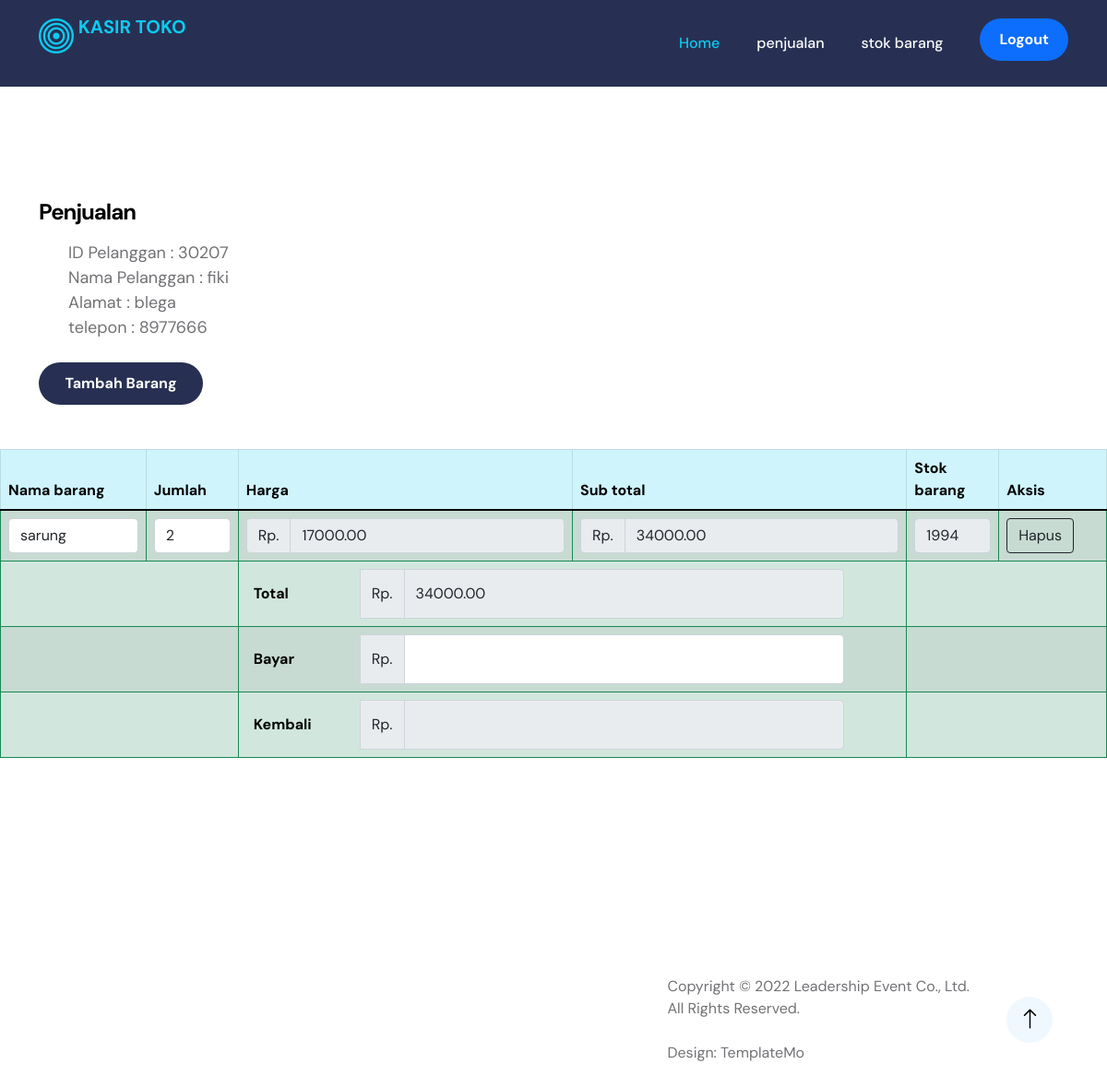
/petugas/detail_penjualan_v.php?id_pelanggan=30207 (signed in), run on the app's committed database.
### tables this page shows
CREATE TABLE `tb_penjualan` (
  `id_penjualan` int(11) NOT NULL,
  `tgl_penjualan` date NOT NULL,
  `total` decimal(10,2) NOT NULL,
  `id_pelanggan` int(11) NOT NULL,
  `id_login` int(11) NOT NULL
);

CREATE TABLE `tb_pelanggan` (
  `id_pelanggan` int(11) NOT NULL,
  `nama_pelanggan` varchar(50) NOT NULL,
  `alamat_pelanggan` text NOT NULL,
  `telepon_pelanggan` varchar(20) NOT NULL
);

CREATE TABLE `tb_detail_penjualan` (
  `id_detail_penjualan` int(11) NOT NULL,
  `id_penjualan` int(11) NOT NULL,
  `id_barang` int(11) NOT NULL,
  `jumlah_barang` int(11) NOT NULL,
  `sub_total` decimal(10,2) NOT NULL
);

CREATE TABLE `tb_barang` (
  `id_barang` int(11) NOT NULL,
  `nama_barang` varchar(255) NOT NULL,
  `stok_barang` int(11) NOT NULL,
  `harga_barang` decimal(10,2) NOT NULL
);

### petugas/detail_penjualan_v.php (the view, shortened to what this page needs)
<?php
include('../config.php');
    include('header.php');
    include('inavbar.php');
$id_pelanggan = $_GET['id_pelanggan'];
  $sql = mysqli_query($koneksi, "SELECT * FROM tb_pelanggan INNER JOIN tb_penjualan ON tb_pelanggan.id_pelanggan = tb_penjualan.id_pelanggan");
  foreach ($sql as $pelanggan) {
    if ($pelanggan['id_pelanggan'] == $id_pelanggan) {
  ?>
<section class="section-padding section-bg" id="section_2">
      <div class="container">
          <div class="row">
      <div class="row">
        <div class="col-lg-6 col-md-6 col-12">
          <div class="custom-text-box mb-lg-0">
            <h5 class="mb-3">Penjualan</h5>
        <ul class="custom-list mt-2">
          <li class="custom-list-item d-flex">
          ID Pelanggan : <?= $pelanggan['id_pelanggan'] ?>
          </li>
          <li class="custom-list-item d-flex">
          Nama Pelanggan : <?=$pelanggan['nama_pelanggan'] ?>
          </li>
          <li class="custom-list-item d-flex">
          Alamat : <?= $pelanggan['alamat_pelanggan'] ?>
          </li>
          <li class="custom-list-item d-flex">
          telepon : <?= $pelanggan['telepon_pelanggan'] ?>
          </li>
        </ul>
        <form action="detail_penjualan_m.php" method="post">
                 <input type="submit" value="Tambah Barang" class="col-lg-4 custom-btn btn  text-bg-success mt-2">
               </div>
              </div>
          </div>
      </div>
    </div>
                <br>
                <br>
  <table class="table table-bordered border-success table-success table-striped ">
      <thead class="table-info">
        <th>Nama barang</th>
        <th>Jumlah</th>
        <th>Harga</th>
        <th>Sub total</th>
        <th>Stok barang</th>
        <th>Aksis</th>
        </thead>
        <tbody class="table-group-divider">
<?php
  $data = mysqli_query($koneksi, "SELECT * FROM tb_detail_penjualan");
  $dataBarang = mysqli_query($koneksi, "SELECT * FROM tb_barang");
  foreach ($data as $detail) {
  if ($detail['id_penjualan'] == $pelanggan['id_penjualan']) {
  foreach ($dataBarang as $barang) {
  if ($barang['id_barang'] == $detail['id_barang']) {
  $harga_barang =  $barang['harga_barang'];
  $stok_barang = $barang['stok_barang'];
    }
  }
?>
        <th>
        <form action="m_update_barang_detail.php" method="post">
        <select name="id_barang" id="" onchange="this.form.submit()"  class="form-control">
        <?php
          foreach ($dataBarang as $barang) {
          ?> <option value="<?= $barang['id_barang'] ?>" <?php if ($barang['id_barang'] == $detail['id_barang']) echo "selected"; ?>><?= $barang['nama_barang'] ?></option>
        <?php } ?>
        </select>
        </form>
        </th>
      <form action="m_hitung_sub_total.php" method="post">
      <th class="col-lg-1   form-check-group">
            <input type="number" class="form-control" name="jumlah_barang" value="<?= $detail['jumlah_barang'] ?>" tabindex="1" onchange="this.form.submit()">
      </th>
      <th>
      <div class="input-group">
        <span class="input-group-text" id="basic-addon1">Rp.</span>
          <input type="text" class="form-control"  aria-label="Username" aria-describedby="basic-addon1" name="harga_barang" id="" value="<?= $harga_barang ?>" readonly>
      </div>
       </th>
      <th>
      <div class="input-group">
        <span class="input-group-text" id="basic-addon1">Rp.</span>
          <input type="text" class="form-control"  aria-label="Username" aria-describedby="basic-addon1" name="sub_total" id="" value="<?= $detail['sub_total'] ?>" readonly>
      </div>
      </th>
      <th class="col-lg-1   form-check-group">
        <input type="text" class="form-control" name="stok_barang" value="<?= $stok_barang ?>" readonly>
      </th>
    </form>
              <th>
                  <form action="m_hapus_detail_barang.php" method="post">
                    <input class="btn btn-outline-dark" type="submit" value="Hapus">
                  </form>
                </th>
        <?php   }
        }
        ?>
        <form action="m_hitung_total.php" method="post">
          <tr>
            <?php
            $hitung = mysqli_query($koneksi, "SELECT SUM(sub_total) AS Total FROM tb_detail_penjualan WHERE id_penjualan='$pelanggan[id_penjualan]'");
            $total = mysqli_fetch_assoc($hitung);
            ?>
            <th colspan="2"></th>
            <th colspan="2"  >
            <div class="col-lg-11 col-12 form-check-group">
            <div class="input-group" >
              <label for="" class="col-lg-2 col-form-label m-2">Total</label>
              <span class="input-group-text" id="basic-addon1">Rp.</span>
              <input type="text" class="form-control"  aria-label="Username" aria-describedby="basic-addon1" name="total" id="" value="<?= $total['Total'] ?>" readonly>
            </div>
            </div>
            </th>
            <th colspan="2"></th>
          </tr>
          <tr>
            <th colspan="2"></th>
            <th colspan="2" valign="center" >
            <div class="col-lg-11 col-12 form-check-group">
            <div class="input-group">
            <label for="" class=" col-lg-2 col-form-label m-2">Bayar</label>
              <span class="input-group-text" id="basic-addon1">Rp.</span>
              <input type="number" name="bayar" id="bayar" onchange="this.form.submit()" tabindex="1" class="form-control"  aria-label="Username" aria-describedby="basic-addon1">
            </div>
            </div>
            </th>
            <th colspan="2"></th>
          </tr>
          <tr>
            <th colspan="2"></th>
            <th colspan="2">
            <div class="col-lg-11 col-12 form-check-group">
            <div class="input-group">
            <label for="" class="col-lg-2 col-form-label m-2">Kembali</label>
              <span class="input-group-text" id="basic-addon1">Rp.</span>
                <input type="number" name="kembali" id="" value="<?php if (isset($_GET['kembali'])) {  echo    $kembali = $_GET['kembali'];
                  } ?>" class="form-control"  aria-label="Username" aria-describedby="basic-addon1" name="total" id=""  readonly>
            </div>
            </div>
            </th>
           <th colspan="2"></th>
          </tr>
        </form>
    </tbody>
  </table>
  </section>
<?php }
  } ?>
<?php
    include('footer.php');

### petugas/header.php (shortened to what this page needs)
<!doctype html>
<html lang="en">
    <head>
        <link href="../css/bootstrap.min.css" rel="stylesheet">
        <link href="../css/bootstrap-icons.css" rel="stylesheet">
        <link href="../css/templatemo-leadership-event.css" rel="stylesheet">
    </head>

### petugas/inavbar.php (shortened to what this page needs)
<body>
        <nav class="navbar navbar-expand-lg">
            <div class="container">
                <p class="navbar-brand mx-auto mx-lg-0">
                    <i class="bi-bullseye brand-logo"></i>
                    <span class="brand-text">Kasir Toko</span>
                </p>
                <div class="collapse navbar-collapse" id="navbarNav">
                    <ul class="navbar-nav ms-auto">
                        <li class="nav-item">
                            <a class="nav-link" href="index.php">Home</a>
                        </li>
                        <li class="nav-item">
                            <a class="nav-link" href="penjualan_select.php">penjualan</a>
                        </li>
                        <li class="nav-item">
                            <a class="nav-link" href="stok_select.php">stok barang</a>
                        </li>
                        <li class="nav-item">
                            <a class="nav-link custom-btn btn d-none d-lg-block" href="logout.php">Logout</a>
                        </li>
                    </ul>
        </nav>
        <main>

### petugas/footer.php (shortened to what this page needs)
<footer class="site-footer">
            <div class="container">
                <div class="row align-items-center">
                    <div class="col-lg-5 col-12 ms-lg-auto">
                        <div class="copyright-text-wrap d-flex align-items-center">
                            <p class="copyright-text ms-lg-auto me-4 mb-0">Copyright © 2022 Leadership Event Co., Ltd.
                            <br>All Rights Reserved.
          					<br><br>Design: <a title="CSS Templates" rel="sponsored" href="https://templatemo.com" target="_blank">TemplateMo</a></p>
                            <a href="#section_1" class="bi-arrow-up arrow-icon custom-link"></a>
                        </div>
                    </div>
                </div>
            </div>
        </footer>
    </body>
</html>

### css/templatemo-leadership-event.css (style rules this page uses)
:root { --white-color: #ffffff; --primary-color: #0dcaf0; --secondary-color: #0d6efd; --section-bg-color: #f0f8ff; --dark-color: #000000; --navbar-bg-color: #273053; --p-color: #717275; --highlight-icon-color: #ff0100; --body-font-family: 'DM Sans', sans-serif; --h1-font-size: 62px; --h2-font-size: 48px; --h3-font-size: 36px; --h4-font-size: 32px; --h5-font-size: 24px; --h6-font-size: 22px; --p-font-size: 18px; --menu-font-size: 16px; --copyright-text-font-size: 16px; --font-weight-normal: 400; --font-weight-medium: 500; --font-weight-bold: 700; }
body { background: var(--white-color); font-family: var(--body-font-family); }
h2, h3, h4, h5, h6 { color: var(--dark-color); }
h1, h2, h3, h4, h5, h6 { font-weight: var(--font-weight-bold); letter-spacing: -1px; }
h5 { font-size: var(--h5-font-size); line-height: normal; }
p { color: var(--p-color); font-size: var(--p-font-size); font-weight: var(--font-weight-normal); }
ul li { color: var(--p-color); font-size: var(--p-font-size); font-weight: var(--font-weight-normal); }
a, button { touch-action: manipulation; transition: all 0.3s; }
a { color: var(--p-color); text-decoration: none; }
.section-padding { padding-top: 120px; padding-bottom: 120px; }
.custom-btn, .navbar-expand-lg .navbar-nav .nav-link.custom-btn, .navbar-nav .nav-link.custom-btn { background: var(--navbar-bg-color); border-radius: 100px; color: var(--white-color); font-size: var(--copyright-text-font-size); font-weight: var(--font-weight-bold); padding: 10px 20px; }
.navbar-expand-lg .navbar-nav .nav-link.custom-btn, .navbar-nav .nav-link.custom-btn { background: var(--secondary-color); }
.navbar-expand-lg .navbar-nav .nav-link.custom-btn, .navbar-nav .nav-link.custom-btn { margin-left: 20px; }
.navbar { background: var(--navbar-bg-color); z-index: 9; right: 0; left: 0; transition: all 0.3s; padding-top: 15px; padding-bottom: 15px; }
.navbar-brand { font-size: 20px; line-height: 1.2rem; font-weight: var(--font-weight-bold); color: var(--primary-color); text-transform: uppercase; }
.brand-logo { font-size: 38px; }
.brand-text { display: inline-block; vertical-align: top; }
.navbar-expand-lg .navbar-nav .nav-link { padding-right: 20px; padding-left: 20px; }
.navbar-nav .nav-link { color: var(--white-color); font-size: var(--menu-font-size); font-weight: var(--font-weight-medium); padding-top: 15px; padding-bottom: 15px; }
.navbar-nav .nav-link.active, .navbar-nav .nav-link:hover { color: var(--primary-color); }
.arrow-icon { background: var(--section-bg-color); border-radius: 100px; color: var(--dark-color); font-size: var(--h5-font-size); width: 50px; height: 50px; line-height: 50px; text-align: center; display: inline-block; margin: auto; }
.site-footer { padding-top: 100px; padding-bottom: 100px; }
.site-footer .copyright-text { font-size: var(--copyright-text-font-size); }

### data on the page
tb_penjualan: id_pelanggan "30207", id_pelanggan.nama_pelanggan "fiki", id_pelanggan.alamat_pelanggan "blega", id_pelanggan.telepon_pelanggan "8977666", total "34000.00"
tb_detail_penjualan: id_barang "sarung", jumlah_barang "2", harga_barang "17000.00", sub_total "34000.00", stok_barang "1994"
